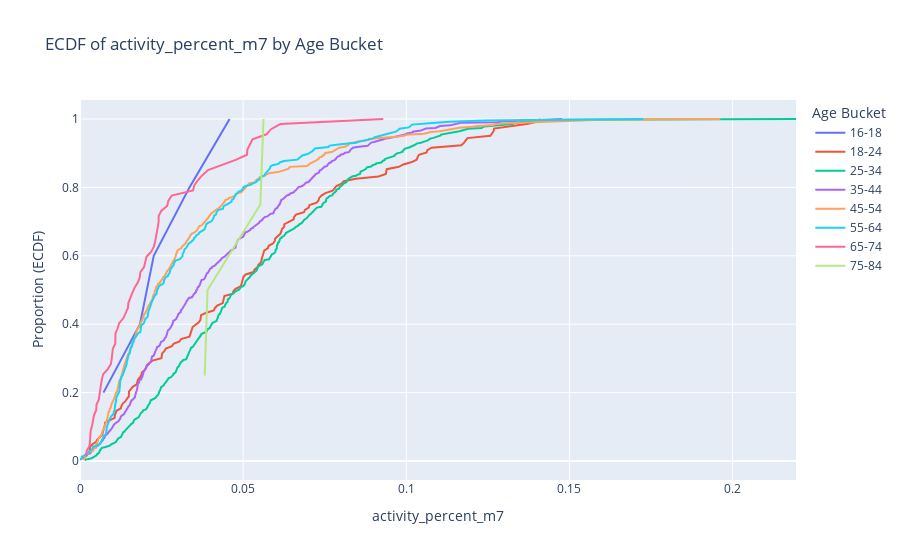

Source (notebook cell):
### Code cell
import plotly.graph_objects as go
from statsmodels.distributions.empirical_distribution import ECDF

# Example list of age buckets (ensure these exist in your DataFrame)
age_buckets = ['16-18', '18-24', '25-34', '35-44', '45-54', '55-64', '65-74', '75-84']

# Create a Plotly figure
fig = go.Figure()

# For each age bucket, filter the DataFrame and compute ECDF
for bucket in age_buckets:
    # Filter the DataFrame for the current age bucket
    sub_df = df[df['age_bucket'] == bucket]

    # If there are rows in this subgroup, compute and plot the ECDF
    if len(sub_df) > 0:
        # Drop any NaNs in active_time_m7
        values = sub_df['activity_percent_m7'].dropna()

        # Compute the ECDF using statsmodels
        ecdf = ECDF(values)
        
        # ecdf.x are the sorted data points, ecdf.y are the cumulative probabilities
        x_vals = ecdf.x
        y_vals = ecdf.y
        
        # Add a line trace to the figure for this age bucket
        fig.add_trace(
            go.Scatter(
                x=x_vals,
                y=y_vals,
                mode='lines',
                name=bucket
            )
        )

# Update layout to set titles and legends
fig.update_layout(
    title='ECDF of activity_percent_m7 by Age Bucket',
    xaxis_title='activity_percent_m7',
    yaxis_title='Proportion (ECDF)',
    legend_title='Age Bucket'
)

fig.show()

### Figure 1 — Plotly figure (JSON) as saved in the notebook; plotly's stock layout.template omitted (floating-point values rounded to 4 significant figures; data arrays with more than 128 entries replaced by an {"elided": "..."} marker saying what was removed)
{"data": [{"mode": "lines", "name": "16-18", "type": "scatter", "x": [null, 0.007191, 0.01838, 0.0226, 0.03355, 0.04585], "y": [0, 0.2, 0.4, 0.6, 0.8, 1]}, {"mode": "lines", "name": "18-24", "type": "scatter", "x": {"elided": "144 float values"}, "y": {"elided": "144 float values"}}, {"mode": "lines", "name": "25-34", "type": "scatter", "x": {"elided": "418 float values"}, "y": {"elided": "418 float values"}}, {"mode": "lines", "name": "35-44", "type": "scatter", "x": {"elided": "538 float values"}, "y": {"elided": "538 float values"}}, {"mode": "lines", "name": "45-54", "type": "scatter", "x": {"elided": "394 float values"}, "y": {"elided": "394 float values"}}, {"mode": "lines", "name": "55-64", "type": "scatter", "x": {"elided": "245 float values"}, "y": {"elided": "245 float values"}}, {"mode": "lines", "name": "65-74", "type": "scatter", "x": [null, 0.001786, 0.002068, 0.002945, 0.003046, 0.003237, 0.003287, 0.00373, 0.004016, 0.004301, 0.004988, 0.005043, 0.005754, 0.005972, 0.006, 0.006448, 0.006706, 0.007098, 0.008515, 0.009468, 0.009722, 0.009836, 0.01007, 0.01081, 0.01085, 0.01087, 0.01154, 0.01199, 0.01331, 0.01399, 0.01471, 0.01484, 0.01538, 0.01607, 0.01677, 0.01776, 0.01832, 0.0185, 0.01964, 0.02005, 0.02037, 0.02184, 0.02262, 0.02303, 0.02331, 0.02381, 0.02389, 0.02411, 0.02411, 0.0249, 0.02673, 0.02708, 0.02813, 0.03464, 0.03502, 0.03611, 0.0375, 0.03925, 0.04343, 0.04771, 0.05119, 0.05129, 0.05208, 0.05288, 0.05714, 0.05853, 0.06141, 0.09296], "y": [0, 0.01493, 0.02985, 0.04478, 0.0597, 0.07463, 0.08955, 0.1045, 0.1194, 0.1343, 0.1493, 0.1642, 0.1791, 0.194, 0.209, 0.2239, 0.2388, 0.2537, 0.2687, 0.2836, 0.2985, 0.3134, 0.3284, 0.3433, 0.3582, 0.3731, 0.3881, 0.403, 0.4179, 0.4328, 0.4478, 0.4627, 0.4776, 0.4925, 0.5075, 0.5224, 0.5373, 0.5522, 0.5672, 0.5821, 0.597, 0.6119, 0.6269, 0.6418, 0.6567, 0.6716, 0.6866, 0.7015, 0.7164, 0.7313, 0.7463, 0.7612, 0.7761, 0.791, 0.806, 0.8209, 0.8358, 0.8507, 0.8657, 0.8806, 0.8955, 0.9104, 0.9254, 0.9403, 0.9552, 0.9701, 0.9851, 1]}, {"mode": "lines", "name": "75-84", "type": "scatter", "x": [null, 0.03823, 0.03909, 0.05526, 0.05625], "y": [0, 0.25, 0.5, 0.75, 1]}], "layout": {"legend": {"title": {"text": "Age Bucket"}}, "title": {"text": "ECDF of activity_percent_m7 by Age Bucket"}, "xaxis": {"title": {"text": "activity_percent_m7"}}, "yaxis": {"title": {"text": "Proportion (ECDF)"}}}}
